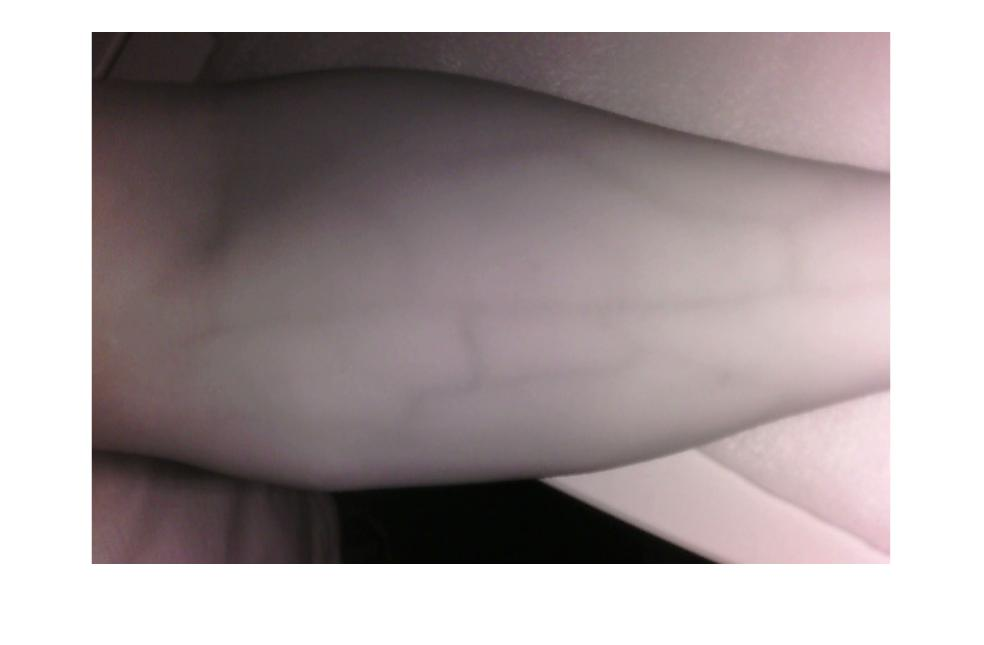
%> input picture Test Code/original.jpg, 984 x 645 px
$ octave test4_guassian_filter.m   (GNU Octave 9; MATLAB toolbox functions it lacks are replaced by stand-ins)
%> lines starting %> are read from the running program, lines starting %| are printed output that depends on the picture
clc; clear all; close all;
a = imread('original.jpg');
%> a is the input picture: size 645x984x3 uint8; mean R, G, B 168.6, 158.8, 160.1
a = rgb2gray(a);
%> a: size 645x984 uint8
an = imnoise(a,'gaussian',0.01);
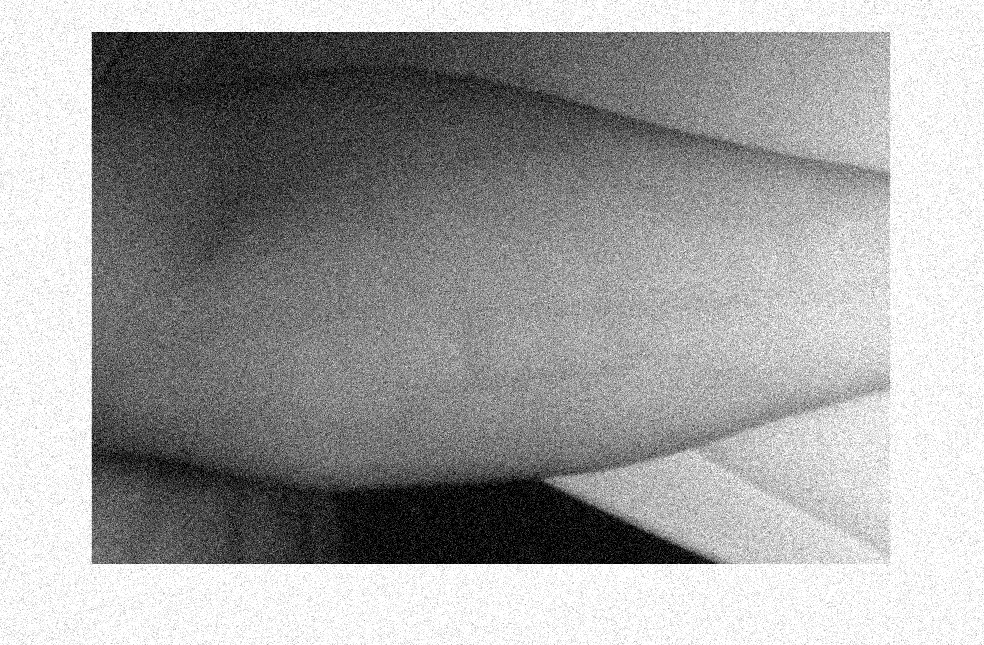
%> an: size 645x984 uint8; min 0, max 255, mean 160.9


figure,imshow(a);
figure,imshow(an);

sigma=3;
cutoff=ceil(3*sigma);
h = fspecial('gaussian', 2*cutoff+1,sigma);
out= conv2(a,h,'same');
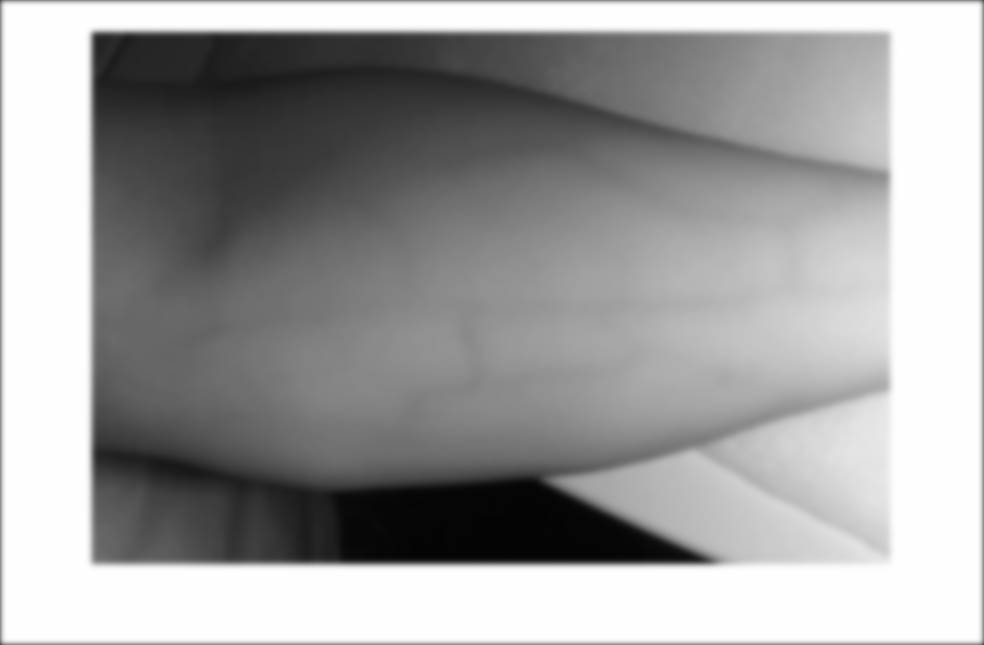
%> out: size 645x984 double; min 3.87, max 255, mean 160.4

figure, imshow(out)
figure, imshow(out/256);

out1 = conv2(an,h,'same');

figure, imshow(out1/256);
w = wiener2(an,[5 5]);
figure,imshow(w);
surf(1:2*cutoff+1, 1:2*cutoff+1,h)
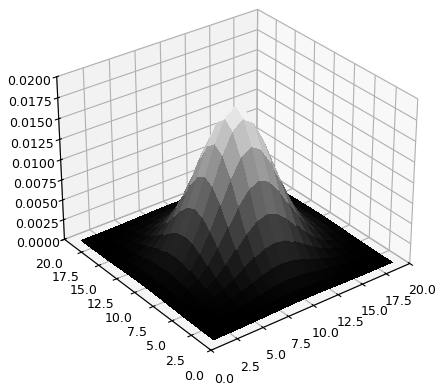
%> figure redrawn from the program's plot data
